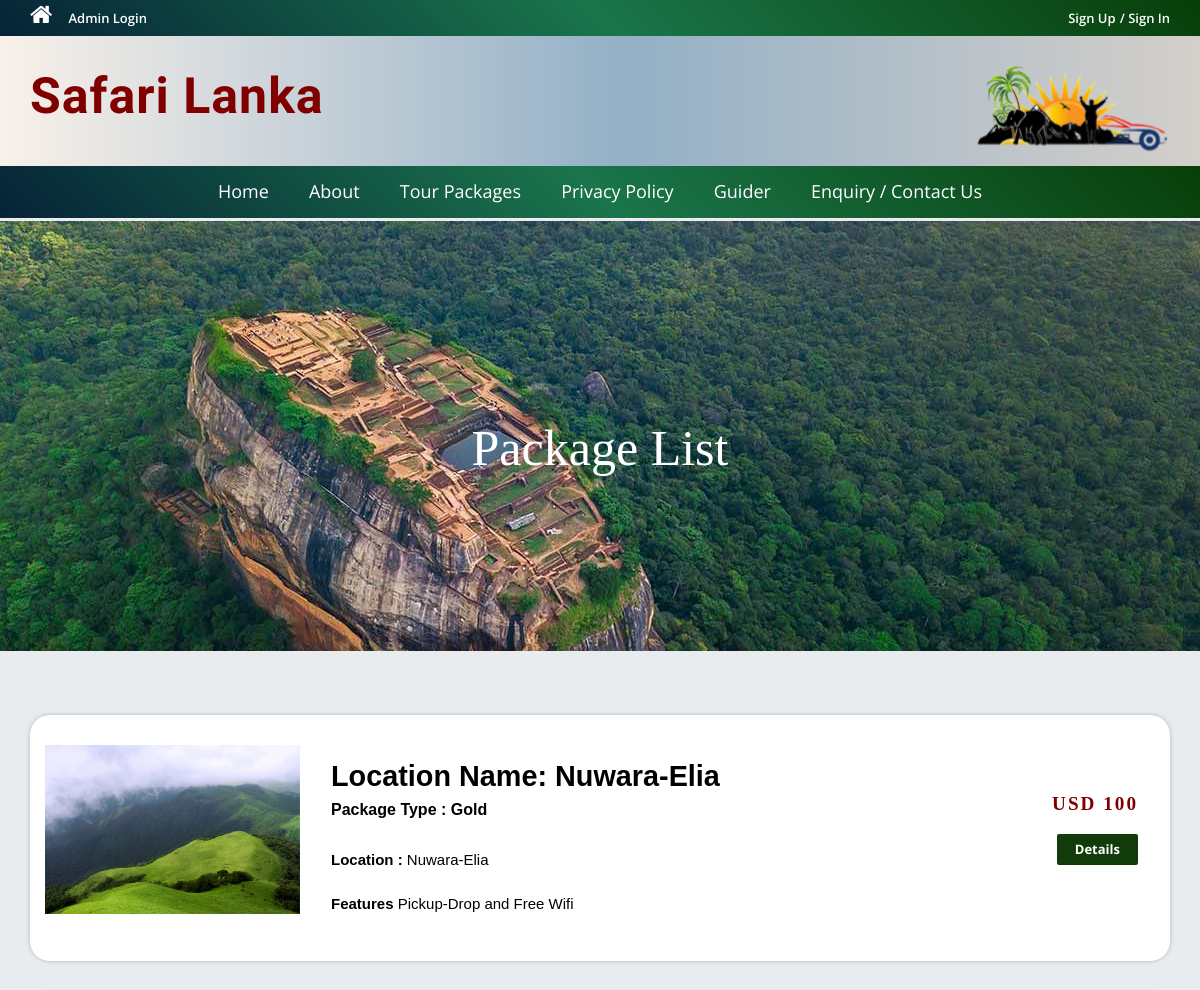
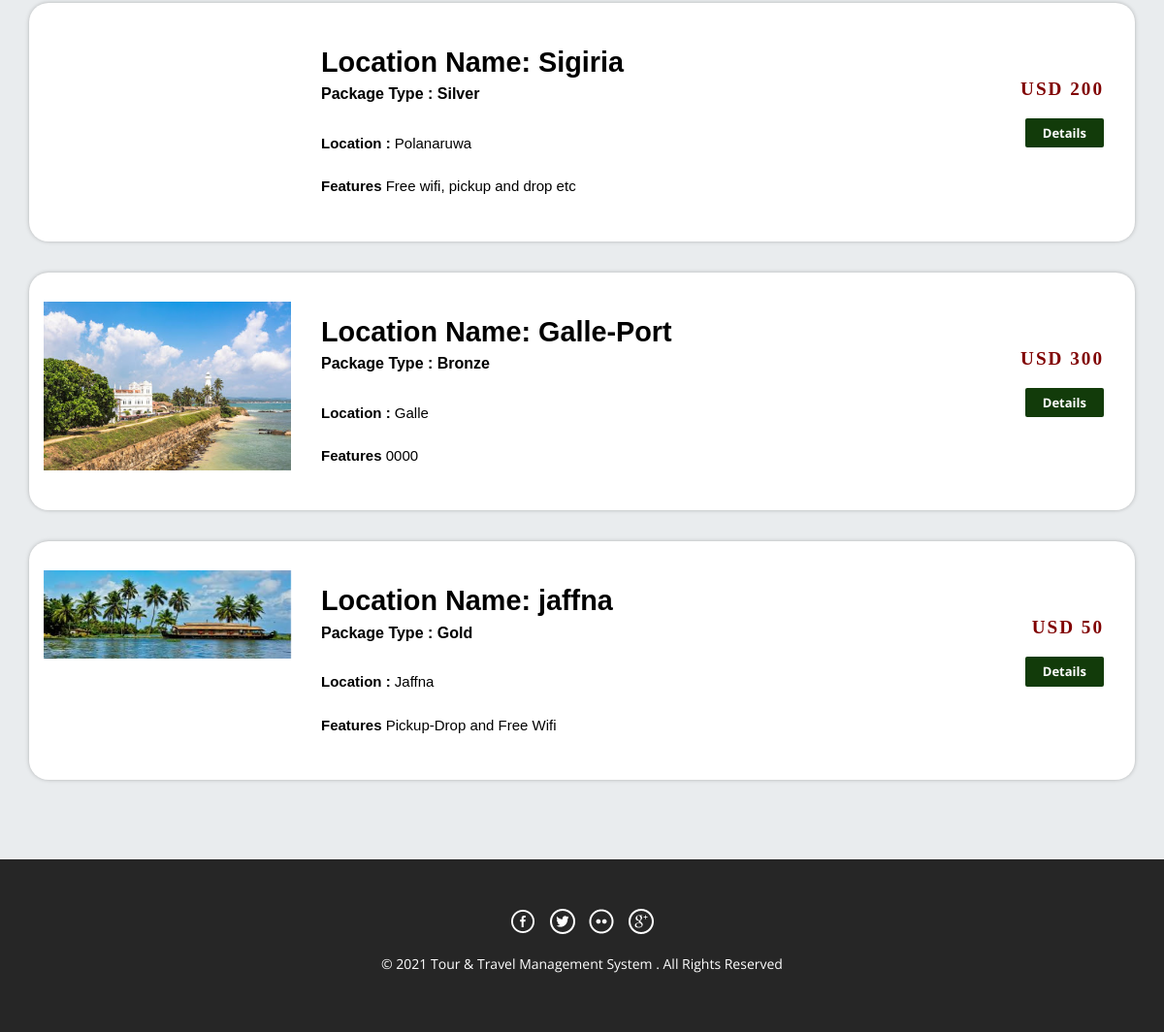
The page /tms/package-list.php on the database its author committed (2 pictures, top to bottom).
### tables this page shows
CREATE TABLE `tbltourpackages` (
  `PackageId` int(11) NOT NULL,
  `PackageName` varchar(200) NOT NULL,
  `PackageType` varchar(150) NOT NULL,
  `PackageLocation` varchar(100) NOT NULL,
  `PackagePrice` int(11) NOT NULL,
  `PackageFetures` varchar(255) NOT NULL,
  `PackageDetails` mediumtext NOT NULL,
  `PackageImage` varchar(100) NOT NULL,
  `Creationdate` timestamp NOT NULL DEFAULT current_timestamp(),
  `UpdationDate` timestamp NULL DEFAULT '0000-00-00 00:00:00' ON UPDATE current_timestamp()
);

### tms/package-list.php (the view, shortened to what this page needs)
<?php
include('includes/config.php');
?>
<!DOCTYPE HTML>
<html>
<head>
<link href="css/bootstrap.css" rel='stylesheet' type='text/css' />
<link href="css/style.css" rel='stylesheet' type='text/css' />
<link href="css/font-awesome.css" rel="stylesheet">
<link href="css/animate.css" rel="stylesheet" type="text/css" media="all">
</head>
<body>
<?php include('includes/header.php');?>
<div class="banner">
	<div class="container">
		<h1 class="wow zoomIn animated animated" data-wow-delay=".5s" style="visibility: visible; animation-delay: 0.5s; animation-name: zoomIn;"> Package List</h1>
	</div>
</div>
<div class="rooms">
	<div class="container">
		<div class="room-bottom">
<?php $sql = "SELECT * from tbltourpackages";
$query = $dbh->prepare($sql);
$query->execute();
$results=$query->fetchAll(PDO::FETCH_OBJ);
if($query->rowCount() > 0)
{
foreach($results as $result)
{	?>
			<div class="rom-btm" style="background-color: white; padding-top: 30px; padding-bottom: 30px; border-radius: 20px;">
				<div class="col-md-3 room-left wow fadeInLeft animated" data-wow-delay=".5s">
					<img src="admin/pacakgeimages/<?php echo htmlentities($result->PackageImage);?>" class="img-responsive" alt="">
				</div>
				<div class="col-md-6 room-midle wow fadeInUp animated" data-wow-delay=".5s">
					<h3  style="font-family: 'Secular One', sans-serif; color: black;">Location Name: <?php echo htmlentities($result->PackageName);?></h3>
					<h6 style="font-family: 'Secular One', sans-serif; color: black;">Package Type : <?php echo htmlentities($result->PackageType);?></h6><br>
					<p style="font-family: 'Secular One', sans-serif; color: black;"><b>Location :</b> <?php echo htmlentities($result->PackageLocation);?></p><br>
					<p style="font-family: 'Secular One', sans-serif; color: black;"><b>Features</b> <?php echo htmlentities($result->PackageFetures);?></p>
				</div>
				<div class="col-md-3 room-right wow fadeInRight animated" data-wow-delay=".5s">
					<h5 style="font-family: 'Patua One', cursive; color: maroon; letter-spacing: 2px;">USD <?php echo htmlentities($result->PackagePrice);?></h5>
					<a href="package-details.php?pkgid=<?php echo htmlentities($result->PackageId);?>" class="view">Details</a>
				</div>
				<div class="clearfix"></div>
			</div>
<?php }} ?>
		</div>
	</div>
</div>
<?php include('includes/footer.php');?>
</body>
</html>

### tms/includes/header.php (shortened to what this page needs)
<head>
</head>
<?php if($_SESSION['login'])
{?>
<div class="top-header">
	<div class="container">
		<ul class="tp-hd-lft wow fadeInLeft animated" data-wow-delay=".5s">
			<li class="hm"><a href="index.html"><i class="fa fa-home"></i></a></li>
			<li class="prnt"><a href="profile.php">My Profile</a></li>
				<li class="prnt"><a href="change-password.php">Change Password</a></li>
			<li class="prnt"><a href="tour-history.php">My Tour History</a></li>
			<li class="prnt"><a href="issuetickets.php">Issue Tickets</a></li>
		</ul>
		<ul class="tp-hd-rgt wow fadeInRight animated" data-wow-delay=".5s">
			<li class="tol">Welcome :</li>
			<li class="sig"><?php echo htmlentities($_SESSION['login']);?></li>
			<li class="sigi"><a href="logout.php" >/ Logout</a></li>
        </ul>
		<div class="clearfix"></div>
	</div>
</div><?php } else {?>
<div class="top-header" style="background-color: #083e08;
background-image: linear-gradient(225deg, #083e08 0%, #1a754b 50%, #062337 100%);
">
	<div class="container">
		<ul class="tp-hd-lft wow fadeInLeft animated" data-wow-delay=".5s">
			<li class="hm"><a href="index.php"><i class="fa fa-home"></i></a></li>
				<li class="hm"><a href="admin/index.php">Admin Login</a></li>
		</ul>
		<ul class="tp-hd-rgt wow fadeInRight animated" data-wow-delay=".5s">
			<li class="sig"><a href="#" data-toggle="modal" data-target="#myModal" >Sign Up</a></li>
			<li class="sigi"><a href="#" data-toggle="modal" data-target="#myModal4" >/ Sign In</a></li>
        </ul>
		<div class="clearfix"></div>
	</div>
</div>
<?php }?>
<div class="header" style="background: rgb(249,241,234);
background: linear-gradient(90deg, rgba(249,241,234,1) 0%, rgba(147,176,198,1) 52%, rgba(212,207,202,1) 100%);;">
	<div class="container">
		<div class="logo wow fadeInDown animated" data-wow-delay=".5s" style="padding-top:15px;">
			<a href="index.php" style="font-family: 'Acme', sans-serif; text-align: center; color: maroon; font-size: 50px;">Safari Lanka</a>
		</div>
		<div class="lock fadeInDown animated" data-wow-delay=".5s">
			<div class="tmslogo">
				<img src="images/logo2.png">
			</div>
			<div class="clearfix"></div>
		</div>
		<div class="clearfix"></div>
	</div>
</div>
<div class="footer-btm wow fadeInLeft animated" data-wow-delay=".5s" style="background-color: #083e08;
background-image: linear-gradient(225deg, #083e08 0%, #1a754b 50%, #062337 100%);
">
	<div class="container">
	<div class="navigation">
			<nav class="navbar navbar" style="background-color: transparent;">
				<div class="collapse navbar-collapse nav-wil" id="bs-example-navbar-collapse-1">
					<nav class="cl-effect-1">
						<ul class="nav" style="display:inline;">
							<li><a href="index.php"><font size="4">Home</font></a></li>
							<li><a href="page.php?type=aboutus"><font size="4">About</font></a></li>
								<li><a href="package-list.php"><font size="4">Tour Packages</font></a></li>
								<li><a href="page.php?type=privacy"><font size="4">Privacy Policy</font></a></li>
								<li><a href="guider.php"><font size="4">Guider</font></a></li>
								<?php if($_SESSION['login'])
{?>
								<li>Need Help?<a href="#" data-toggle="modal" data-target="#myModal3"> / Write Us </a>  </li>
								<?php } else { ?>
								<li><a href="enquiry.php"><font size="4"> Enquiry / Contact Us</font></a>  </li>
								<?php } ?>
						</ul>
					</nav>
				</div>
			</nav>
		</div>
	</div>
</div>
	<hr style="padding-top: 0; margin-top: 0; margin-bottom: 0; padding-bottom: 0; height: 2px;">

### tms/includes/footer.php
<div class="copy-right" style="margin-top:50px; background-color: #262626">
	<hr style="padding: 0px; margin: -10px; height: 20	px;">
	<div class="container" style="margin-top:50px; margin-bottom:50px;">
		<div class="footer-social-icons wow fadeInDown animated animated" data-wow-delay=".5s" style="visibility: visible; animation-delay: 0.5s; animation-name: fadeInDown;">
			<ul>
				<li><a class="facebook" href="#"><span>Facebook</span></a></li>
				<li><a class="twitter" href="#"><span>Twitter</span></a></li>
				<li><a class="flickr" href="#"><span>Flickr</span></a></li>
				<li><a class="googleplus" href="#"><span>Google+</span></a></li>
			</ul>
		</div>
		<p class="wow zoomIn animated animated" data-wow-delay=".5s" style="visibility: visible; animation-delay: 0.5s; animation-name: zoomIn;">© 2021 Tour & Travel Management System . All Rights Reserved </p>
	</div>
</div>

### tms/css/style.css (style rules this page uses)
html, body { font-size: 100%; background: rgb(233, 236, 238); font-family: 'Open Sans', sans-serif; }
body a,.grid_1,plan_1,plan_1.one,plan_1.two,i.icon1, i.icon2, i.icon3, i.icon4, i.icon5, i.icon6 { transition:0.5s all; -webkit-transition:0.5s all; -moz-transition:0.5s all; -o-transition:0.5s all; -ms-transition:0.5s all; }
h1,h2,h3,h4,h5,h6 { margin:0; font-family: 'Roboto Condensed', sans-serif; }
p { margin:0; }
ul { margin:0; padding:0; }
.logo a { color: #ffa600; letter-spacing: 1px; font-size: 3em; font-weight: 600; display: block; text-decoration: none; font-family:'aero'; }
i.fa.fa-home { font-size: 24px; }
.top-header { background-color: #092d46; border-bottom: 0 none; height: 36px; line-height: 35px; }
ul.tp-hd-lft { float: left; }
ul.tp-hd-lft li { display: inline-block; }
li.hm,li.prnt { margin-right: 12px; }
ul.tp-hd-lft a { font-size: 13px; font-weight: 600; color:#fff; }
ul.tp-hd-rgt { float:right; }
ul.tp-hd-rgt li { display: inline-block; font-size: 13px; font-weight: 600; color:#fff; }
ul.tp-hd-rgt a { font-size: 13px; font-weight: 600; color:#fff; }
.header { background-color: #fff; margin: 0; padding: 10px 0 8px; }
.tmslogo img { float: right; margin-top: 5px; height: 25%; width: 35%; }
.logo a { display: block; }
.logo { float: left; margin-right: 60px; }
.lock { float: right; margin-top: 7px; height: 40%; width: 50%; }
.banner { background: url(../images/image5.jpg)no-repeat; background-size: cover; -webkit-background-size: cover; -o-background-size: cover; -ms-background-size: cover; -moz-background-size: cover; min-height: 430px; }
.banner h1 { font-size: 50px; margin-bottom: 40px; padding: 4em 0 0; text-align: center; color: #fff; font-family: Aero; }
.footer-btm li { display: inline-block; margin: 0 10px; font-size: 14px; color: #fff; }
.footer-btm li a { font-size: 15px; color: #fff; display: inline-block; padding: 5px 8px; }
.footer-btm { background:#123b0a; padding: 0.5em 0; text-align:center; }
.copy-right p { color:#fff; font-size:14px; line-height: 1.8em; }
.copy-right { background:#123b0a; text-align: center; padding: 0.5em 0; }
a.view { padding: 6px 18px; font-weight: 700; color: #fff; background-color: #123b0a; border: 0; font-size: 13px; border-radius: 2px; -webkit-transition: all .2s; -moz-transition: all .2s; transition: all .2s; margin-top: 20px; display: inline-block; }
.rom-btm { margin-top: 2em; box-shadow: 0px 0px 5px -1px rgba(0, 0, 0, 0.37); }
.room-bottom h3 { font-size: 1.8em; font-weight: 700; color: #34ad00; }
.room-bottom { padding: 2em 0; }
.rom-btm p { font-size: 15px; color: #999; }
.rom-btm h6 { font-size: 1em; font-weight: 700; margin: 0.5em 0; }
.room-right { text-align: right; padding: 3em 2em; }
.room-midle { padding: 1em; }
.rom-btm h5 { font-size: 1.2em; font-weight: 700; color: #999; }
.footer-social-icons ul li { display:inline-block; margin:0 0.2em; }
.footer-social-icons ul li a { width:30px; height:30px; background:url('../images/img-sprite.png') no-repeat 0px 0px; display:inline-block; position: relative; }
.footer-social-icons ul li a.facebook { background-position:0px 0px; }
.footer-social-icons ul li a.twitter { background-position:-30px 0px; }
.footer-social-icons ul li a.flickr { background-position:-60px 0px; }
.footer-social-icons ul li a.googleplus { background-position:-90px 0px; }
.footer-social-icons { margin: 10px 0 10px; }
.navbar { min-height: 0px !important; margin-bottom:0px !important; border-radius:0px !important; border: none !important; }
.navbar-collapse { padding-right: 0px !important; padding-left: 0px !important; }

### rows shown on the page
tbltourpackages: PackageImage (picture), PackageName "Nuwara-Elia", PackageType "Gold", PackageLocation "Nuwara-Elia", PackageFetures "Pickup-Drop and Free Wifi", PackagePrice "100"
tbltourpackages: PackageName "Sigiria", PackageType "Silver", PackageLocation "Polanaruwa", PackageFetures "Free wifi, pickup and drop etc", PackagePrice "200"
tbltourpackages: PackageImage (picture), PackageName "Galle-Port", PackageType "Bronze", PackageLocation "Galle", PackageFetures "0000", PackagePrice "300"
tbltourpackages: PackageImage (picture), PackageName "jaffna", PackageType "Gold", PackageLocation "Jaffna", PackageFetures "Pickup-Drop and Free Wifi", PackagePrice "50"
